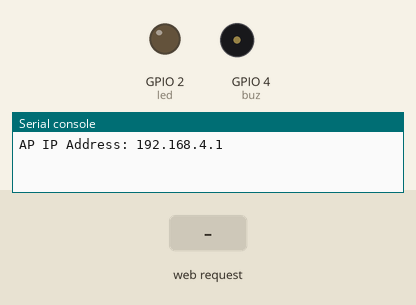
A program run on a simulated ESP32 board running MicroPython. Parts: output pins drawn as LEDs (lit = HIGH), buzzer (waves = sounding, pin HIGH), the last lines printed to the serial console. Dashed ring = blinking. The inputs (shaded band) are chosen by the test bench. The board's own WiFi access point starts at once.

Above: at 1.2 s.
1.3 s: HTTP request GET / received
At 1.7 s:
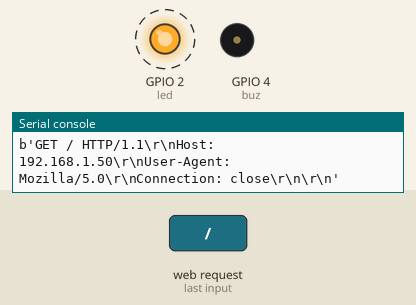
4.3 s: HTTP request GET /?action=on received
At 5.5 s:
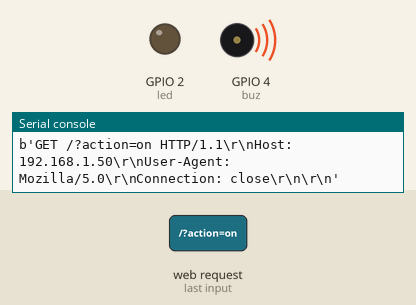
5.8 s: HTTP request GET / received
At 6.2 s:
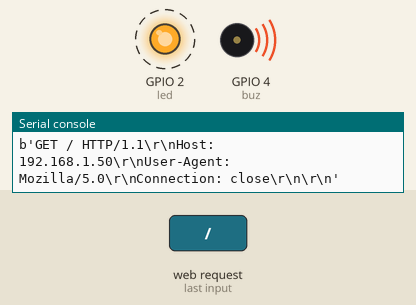
Timing chart, 0 to 9.8 s (numbered marks = the images above; inputs shaded):
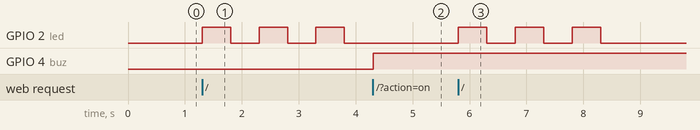

The program:

Robot_ESP_Comm_HardwareSetupCode.py
```python
import network
import usocket as socket
from machine import Pin
import time
import esp

esp.osdebug(None)

# Set up LED pin
buz = Pin(4, Pin.OUT, value=0)  # GPIO2 is the built-in LED on most ESP32 boards
led = Pin(2, Pin.OUT, value=0)
button = Pin(12, Pin.IN, Pin.PULL_UP)  # Push button on GPIO12 with pull-up resistor

def blink():
    led.value(1)
    time.sleep(0.5)
    led.value(0)
    time.sleep(0.5)
    led.value(1)
    time.sleep(0.5)
    led.value(0)
    time.sleep(0.5)
    led.value(1)
    time.sleep(0.5)
    led.value(0)
    time.sleep(0.5)

# Create an access point (AP)
ap = network.WLAN(network.AP_IF)
ap.active(True)
ap.config(essid="ESP-Server", password="ServerPass")

# Print the AP IP address
print("AP IP Address:", ap.ifconfig()[0])

# Define HTML content for the LED control webpage
led_control_html = const("""
<!DOCTYPE html>
<html>
<head>
    <title>ESP32 LED Control</title>
    <script>
        function updateStatus() {
            var xhttp = new XMLHttpRequest();
            xhttp.onreadystatechange = function() {
                if (this.readyState == 4 && this.status == 200) {
                    document.getElementById("status").innerHTML = this.responseText;
                }
            };
            xhttp.open("GET", "/status", true);
            xhttp.send();
        }
    </script>
</head>
<body onload="setInterval(updateStatus, 5000)">
    <h1>ESP32 LED Control</h1>
    <form>
        LED:
        <button type="submit" name="action" value="on">Call AGV</button>
        <button type="submit" name="action" value="off">Release AGV</button>
    </form>
    <p id="status">Status: </p>
</body>
</html>
""")

# Define HTML content for the AGV finished webpage
agv_finished_html = const("""
<!DOCTYPE html>
<html>
<head>
    <title>AGV Finished</title>
</head>
<body>
    <h1>AGV Finished</h1>
</body>
</html>
""")

# Create a function to handle client requests
def handle_request(client):
    request = client.recv(1024)
    print(request)

    # Check if request contains "GET / "
    if request.find(b"GET / ") != -1:
        client.send("HTTP/1.1 200 OK\r\nContent-Type: text/html\r\n\r\n")
        client.send(led_control_html)
        client.close()
        blink()

    # Check if request contains "GET /?action=on"
    elif request.find(b"GET /?action=on") != -1:
        buz.on()  # Corrected: Turn LED ON
        client.send("HTTP/1.1 200 OK\r\nContent-Type: text/html\r\n\r\n")
        client.send(led_control_html)
        client.close()

    # Check if request contains "GET /?action=off"
    elif request.find(b"GET /?action=off") != -1:
        buz.off()  # Corrected: Turn LED OFF
        client.send("HTTP/1.1 200 OK\r\nContent-Type: text/html\r\n\r\n")
        client.send(led_control_html)
        client.close()

    # Check if request contains "GET /status"
    elif request.find(b"GET /status") != -1:
        if button.value() == 0:  # Button is pressed
            client.send("DONE")
        else:
            client.send("Waiting")
        client.close()

    # Check if request contains "GET /agv_finished"
    elif request.find(b"GET /agv_finished") != -1:
        client.send("HTTP/1.1 200 OK\r\nContent-Type: text/html\r\n\r\n")
        client.send(agv_finished_html)
        client.close()

# Set up a socket server
server = socket.socket(socket.AF_INET, socket.SOCK_STREAM)
server.bind(('0.0.0.0', 80))
server.listen(1)

# Main loop to handle client requests
while True:
    client, addr = server.accept()
    handle_request(client)
```

Measured:
- after the input at 1.3 s, GPIO 2 (led): alternates HIGH for 0.50 s and LOW for 0.50 s, starting at once
- after the input at 4.3 s, GPIO 4 (buz): LOW → HIGH at once
- after the input at 5.8 s, GPIO 2 (led): alternates HIGH for 0.50 s and LOW for 0.50 s, 6 changes in all, then stays LOW, starting at once
